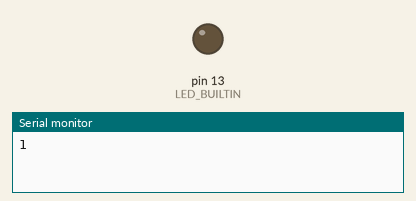
A sketch run on a simulated Arduino Uno, built with avr-gcc and run on an emulated ATmega328P. On the bench: output pins drawn as LEDs (lit = HIGH), the last lines printed to the serial monitor.

Above: at 0.1 s.
At 39.7 s:
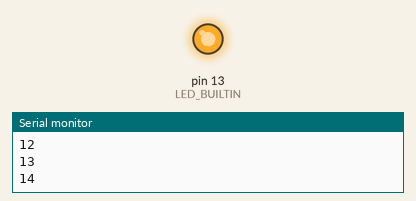
Timing chart, 0 to 40.0 s (numbered marks = the images above):
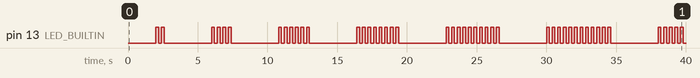

Measured:
- by itself, pin 13 (LED_BUILTIN): LOW → HIGH at 2.0 s, → LOW 0.20 s later, → HIGH 0.20 s later, → LOW 0.20 s later, … (94 changes in this stretch)

The sketch:

lesson-4.ino
```cpp
int counter = 1;
// the setup function runs once when you press reset or power the board
void setup() {
  // initialize digital pin LED_BUILTIN as an output.
  pinMode(LED_BUILTIN, OUTPUT);
  Serial.begin(9600);
}

// the loop function runs over and over again forever
void loop() {
  if(counter % 2 == 0){
    digitalWrite(LED_BUILTIN, HIGH);
    Serial.println(counter);
    led_lampu();  // turn the LED on (HIGH is the voltage level)
    delay(200);
  } else {
    digitalWrite(LED_BUILTIN, LOW);
    Serial.println(counter);   // turn the LED off by making the voltage LOW
    delay(1000);
  }        // wait for a second
  delay(1000);
  counter++;                        // wait for a second
}

void led_lampu(){
  for(int lampu = 1; lampu <= counter; lampu++) {
    digitalWrite(LED_BUILTIN, HIGH);
    delay(200);
    digitalWrite(LED_BUILTIN, LOW);
    delay(200);
  }
}
```
